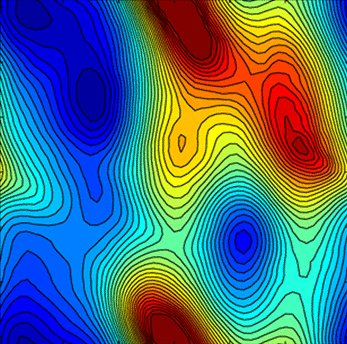
#> input picture 2D_model_potential_TW/fes_digitize.png, 347 x 344 px
$ python main.py
#> lines starting #> are read from the running program, lines starting #| are printed output that depends on the picture
### 2D_model_potential_TW/util_2d.py
# this is util functions for 2D model.
# Written by TW 23th May

import numpy as np
from scipy.linalg import eig
from scipy.linalg import expm
from scipy.linalg import inv
from scipy.optimize import minimize
from math import pi
from matplotlib import pyplot as plt

from PIL import Image

from tqdm import tqdm

#first we define a 2d Gaussian function
#the center is (x0, y0)
#the width is sigma_x, sigma_y
def gaussian_2d(x, y, ax, bx, by, cx, cy):
    return ax * np.exp(-((x-bx)**2/(2*cx**2) + (y-by)**2/(2*cy**2)))

def random_initial_bias_2d(initial_position, num_gaussians = 20):
    # initial position is a list e.g. [3,3]
    # note this is in
    #returns a set of random ax,ay, bx, by, cx, cy for the 2d Gaussian function
    rng = np.random.default_rng()
    a = np.ones(num_gaussians) * 0.1#* 4 #
    #ay = np.ones(num_gaussians) * 0.1 #there's only one amplitude!
    bx = rng.uniform(initial_position[0]-1, initial_position[0]+1, num_gaussians)
    by = rng.uniform(initial_position[1]-1, initial_position[1]+1, num_gaussians)
    cx = rng.uniform(1.0, 5.0, num_gaussians)
    cy = rng.uniform(1.0, 5.0, num_gaussians)
    return np.concatenate((a, bx, by, cx, cy))

def get_total_bias_2d(x,y, gaussian_params):
    """
    here we get the total bias at x,y.
    note: we used the transposed K matrix, we need to apply transposed total gaussian bias.
    """
    N = x.shape[0] #N is the number of grid points.
    total_bias = np.zeros((N,N))
    num_gaussians = len(gaussian_params)//5
    a = gaussian_params[:num_gaussians]
    bx = gaussian_params[num_gaussians:2*num_gaussians]
    by = gaussian_params[2*num_gaussians:3*num_gaussians]
    cx = gaussian_params[3*num_gaussians:4*num_gaussians]
    cy = gaussian_params[4*num_gaussians:5*num_gaussians]
    for i in range(num_gaussians):
        total_bias = total_bias + gaussian_2d(x, y, a[i], bx[i], by[i], cx[i], cy[i])

    return np.flipud(total_bias)

def create_K_png(N, img_path = "./fes_digitize.png", kT = 0.5981, amp = 7):
    """
    read in the png, digitize it, create a fes based on it.
        the created fes is [N,N] in shape.
        we made sure the fes is normalized to min/max of 0/1.
        and then apply the amplitude of A = 4 to it.
    and then create the K matrix from the fes. (2D)
    """
#> called with N = 20, img_path = './fes_digitize.png', kT = 0.598, amp = 7

    img = Image.open("./fes_digitize.png")
#> img is the input picture: PIL image 347x344 RGBA; mean R, G, B, A 70.8, 113.8, 121.6, 255
    img = np.array(img)

    img_greyscale = 0.8 * img[:,:,0] - 0.15 * img[:,:,1] - 0.2 * img[:,:,2]
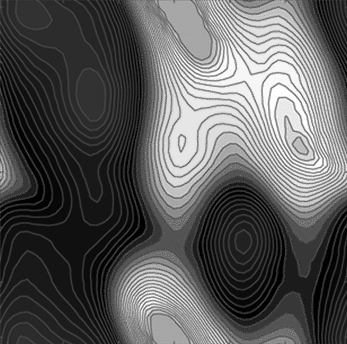
#> img_greyscale: shape (344, 347) float64; min -88.9, max 203.2, mean 15.2; drawn with min black and max white
    img = img_greyscale
    img = img/np.max(img)
#> img: shape (344, 347) float64
    img = img - np.min(img)
    x, y = np.meshgrid(np.linspace(-3,3,N),np.linspace(-3,3,N))
    #plt.imshow(img, cmap="coolwarm")
    #plt.savefig("./figs/unbiased.png", dpi=600)
    #plt.show()
    #we only take points in image every ? steps so it has [N,N] shape.
    img = img[::int(img.shape[0]/N), ::int(img.shape[1]/N)]
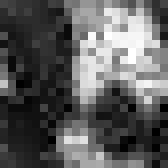
#> img: shape (21, 21) float64 (shown 8 times larger); min 0, max 1.44, mean 0.522; drawn with min black and max white
    #plt.imshow(img, cmap="coolwarm")
    #plt.show()
    Z = img * amp

    #now we create the K matrix.
    K = np.zeros((N*N, N*N))
    for i in range(N):
        for j in range(N):
            index = np.ravel_multi_index((i,j), (N,N), order='C') # flatten 2D indices to 1D
            if i < N - 1: # Transition rates between vertically adjacent cells
                index_down = np.ravel_multi_index((i+1,j), (N,N), order='C')
                delta_z = Z[i+1,j] - Z[i,j]
                K[index, index_down] = np.exp(delta_z / (2 * kT))
                K[index_down, index] = np.exp(-delta_z / (2 * kT))
            if j < N - 1: # Transition rates between horizontally adjacent cells
                index_right = np.ravel_multi_index((i,j+1), (N,N), order='C')
                delta_z = Z[i,j+1] - Z[i,j]
                K[index, index_right] = np.exp(delta_z / (2 * kT))
                K[index_right, index] = np.exp(-delta_z / (2 * kT))

    # Filling diagonal elements with negative sum of rest of row
    for i in range(N*N):
        K[i, i] = -np.sum(K[:,i])
#> K: shape (400, 400) float64; min -213.1, max 125.3, mean 0

    return K

# [40 lines left out: function create_K_2D, not called in this run]

def compute_free_energy(K, kT):
    """
    In 2D senario, we just need to reshape the peq and F.

    K is the transition matrix
    kT is the thermal energy
    peq is the stationary distribution #note this was defined as pi in Simian's code.
    F is the free energy
    eigenvectors are the eigenvectors of K

    first we calculate the eigenvalues and eigenvectors of K
    then we use the eigenvalues to calculate the equilibrium distribution: peq.
    then we use the equilibrium distribution to calculate the free energy: F = -kT * ln(peq)
    """
#> called with kT = 0.598
    N = int(np.sqrt(K.shape[0]))
    evalues, evectors = eig(K)
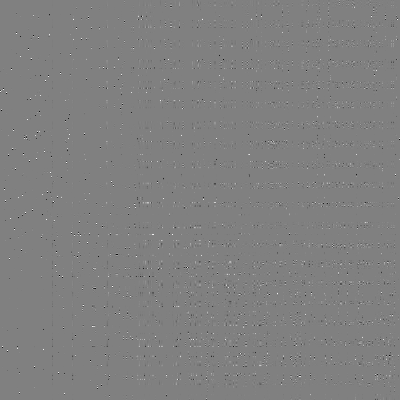
#> evectors: shape (400, 400) float64; min -0.891, max 0.881, mean -5.9e-05; drawn with min black and max white

    #sort the eigenvalues and eigenvectors
    index = np.argsort(evalues) #sort the eigenvalues, the largest eigenvalue is at the end of the list
#> index = 400 values, max 399 at index 269, min 0 at index 0, mean 199.5
    evalues_sorted = evalues[index] #sort the eigenvalues based on index

    #calculate the equilibrium distribution
    peq = evectors[:, index[-1]].T #normalize the eigenvector
#> peq = 400 values, max -1.28e-08 at index 156, min -0.259 at index 202, mean -0.0236
#> (the rest of the program and of its run is left out)
